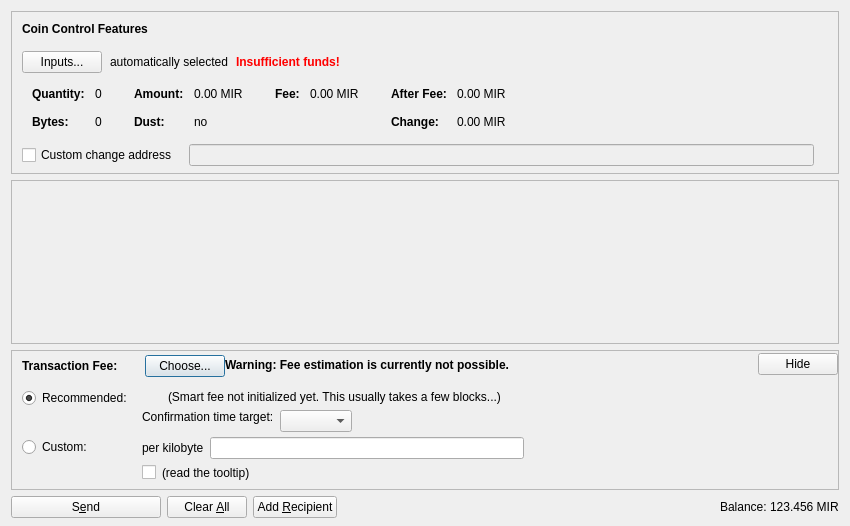
<?xml version="1.0" encoding="UTF-8"?>
<ui version="4.0">
 <class>SendCoinsDialog</class>
 <widget class="QDialog" name="SendCoinsDialog">
  <property name="geometry">
   <rect>
    <x>0</x>
    <y>0</y>
    <width>850</width>
    <height>526</height>
   </rect>
  </property>
  <property name="windowTitle">
   <string>Send Coins</string>
  </property>
  <layout class="QVBoxLayout" name="verticalLayout" stretch="0,1,0,0">
   <property name="bottomMargin">
    <number>8</number>
   </property>
   <item>
    <widget class="QFrame" name="frameCoinControl">
     <property name="sizePolicy">
      <sizepolicy hsizetype="Expanding" vsizetype="Expanding">
       <horstretch>0</horstretch>
       <verstretch>0</verstretch>
      </sizepolicy>
     </property>
     <property name="maximumSize">
      <size>
       <width>16777215</width>
       <height>16777215</height>
      </size>
     </property>
     <property name="frameShape">
      <enum>QFrame::StyledPanel</enum>
     </property>
     <property name="frameShadow">
      <enum>QFrame::Sunken</enum>
     </property>
     <layout class="QVBoxLayout" name="verticalLayoutCoinControl2">
      <property name="spacing">
       <number>0</number>
      </property>
      <property name="leftMargin">
       <number>0</number>
      </property>
      <property name="topMargin">
       <number>0</number>
      </property>
      <property name="rightMargin">
       <number>0</number>
      </property>
      <property name="bottomMargin">
       <number>6</number>
      </property>
      <item>
       <layout class="QVBoxLayout" name="verticalLayoutCoinControl" stretch="0,0,0,0,1">
        <property name="spacing">
         <number>0</number>
        </property>
        <property name="leftMargin">
         <number>10</number>
        </property>
        <property name="topMargin">
         <number>10</number>
        </property>
        <item>
         <layout class="QHBoxLayout" name="horizontalLayoutCoinControl1">
          <property name="bottomMargin">
           <number>15</number>
          </property>
          <item>
           <widget class="QLabel" name="labelCoinControlFeatures">
            <property name="sizePolicy">
             <sizepolicy hsizetype="Preferred" vsizetype="Maximum">
              <horstretch>0</horstretch>
              <verstretch>0</verstretch>
             </sizepolicy>
            </property>
            <property name="font">
             <font>
              <weight>75</weight>
              <bold>true</bold>
             </font>
            </property>
            <property name="styleSheet">
             <string notr="true">font-weight:bold;</string>
            </property>
            <property name="text">
             <string>Coin Control Features</string>
            </property>
           </widget>
          </item>
         </layout>
        </item>
        <item>
         <layout class="QHBoxLayout" name="horizontalLayoutCoinControl2" stretch="0,0,0,0">
          <property name="spacing">
           <number>8</number>
          </property>
          <property name="bottomMargin">
           <number>10</number>
          </property>
          <item>
           <widget class="QPushButton" name="pushButtonCoinControl">
            <property name="styleSheet">
             <string notr="true"/>
            </property>
            <property name="text">
             <string>Inputs...</string>
            </property>
            <property name="autoDefault">
             <bool>false</bool>
            </property>
           </widget>
          </item>
          <item>
           <widget class="QLabel" name="labelCoinControlAutomaticallySelected">
            <property name="text">
             <string>automatically selected</string>
            </property>
            <property name="margin">
             <number>5</number>
            </property>
           </widget>
          </item>
          <item>
           <widget class="QLabel" name="labelCoinControlInsuffFunds">
            <property name="font">
             <font>
              <weight>75</weight>
              <bold>true</bold>
             </font>
            </property>
            <property name="styleSheet">
             <string notr="true">color:red;font-weight:bold;</string>
            </property>
            <property name="text">
             <string>Insufficient funds!</string>
            </property>
            <property name="margin">
             <number>5</number>
            </property>
           </widget>
          </item>
          <item>
           <spacer name="horizontalSpacerCoinControl">
            <property name="orientation">
             <enum>Qt::Horizontal</enum>
            </property>
            <property name="sizeHint" stdset="0">
             <size>
              <width>40</width>
              <height>1</height>
             </size>
            </property>
           </spacer>
          </item>
         </layout>
        </item>
        <item>
         <widget class="QWidget" name="widgetCoinControl" native="true">
          <property name="sizePolicy">
           <sizepolicy hsizetype="Preferred" vsizetype="Preferred">
            <horstretch>0</horstretch>
            <verstretch>0</verstretch>
           </sizepolicy>
          </property>
          <property name="minimumSize">
           <size>
            <width>0</width>
            <height>0</height>
           </size>
          </property>
          <property name="styleSheet">
           <string notr="true"/>
          </property>
          <layout class="QHBoxLayout" name="horizontalLayoutCoinControl5">
           <property name="leftMargin">
            <number>0</number>
           </property>
           <property name="topMargin">
            <number>0</number>
           </property>
           <property name="rightMargin">
            <number>0</number>
           </property>
           <property name="bottomMargin">
            <number>0</number>
           </property>
           <item>
            <layout class="QHBoxLayout" name="horizontalLayoutCoinControl3" stretch="0,0,0,1">
             <property name="spacing">
              <number>20</number>
             </property>
             <property name="topMargin">
              <number>0</number>
             </property>
             <property name="bottomMargin">
              <number>10</number>
             </property>
             <item>
              <layout class="QFormLayout" name="formLayoutCoinControl1">
               <property name="horizontalSpacing">
                <number>10</number>
               </property>
               <property name="verticalSpacing">
                <number>14</number>
               </property>
               <property name="leftMargin">
                <number>10</number>
               </property>
               <property name="topMargin">
                <number>4</number>
               </property>
               <property name="rightMargin">
                <number>6</number>
               </property>
               <item row="0" column="0">
                <widget class="QLabel" name="labelCoinControlQuantityText">
                 <property name="font">
                  <font>
                   <weight>75</weight>
                   <bold>true</bold>
                  </font>
                 </property>
                 <property name="text">
                  <string>Quantity:</string>
                 </property>
                 <property name="margin">
                  <number>0</number>
                 </property>
                </widget>
               </item>
               <item row="0" column="1">
                <widget class="QLabel" name="labelCoinControlQuantity">
                 <property name="cursor">
                  <cursorShape>IBeamCursor</cursorShape>
                 </property>
                 <property name="contextMenuPolicy">
                  <enum>Qt::ActionsContextMenu</enum>
                 </property>
                 <property name="text">
                  <string notr="true">0</string>
                 </property>
                 <property name="margin">
                  <number>0</number>
                 </property>
                 <property name="textInteractionFlags">
                  <set>Qt::LinksAccessibleByMouse|Qt::TextSelectableByKeyboard|Qt::TextSelectableByMouse</set>
                 </property>
                </widget>
               </item>
               <item row="1" column="0">
                <widget class="QLabel" name="labelCoinControlBytesText">
                 <property name="font">
                  <font>
                   <weight>75</weight>
                   <bold>true</bold>
                  </font>
                 </property>
                 <property name="text">
                  <string>Bytes:</string>
                 </property>
                </widget>
               </item>
               <item row="1" column="1">
                <widget class="QLabel" name="labelCoinControlBytes">
                 <property name="cursor">
                  <cursorShape>IBeamCursor</cursorShape>
                 </property>
                 <property name="contextMenuPolicy">
                  <enum>Qt::ActionsContextMenu</enum>
                 </property>
                 <property name="text">
                  <string notr="true">0</string>
                 </property>
                 <property name="textInteractionFlags">
                  <set>Qt::LinksAccessibleByMouse|Qt::TextSelectableByKeyboard|Qt::TextSelectableByMouse</set>
                 </property>
                </widget>
               </item>
              </layout>
             </item>
             <item>
              <layout class="QFormLayout" name="formLayoutCoinControl2">
               <property name="horizontalSpacing">
                <number>10</number>
               </property>
               <property name="verticalSpacing">
                <number>14</number>
               </property>
               <property name="leftMargin">
                <number>6</number>
               </property>
               <property name="topMargin">
                <number>4</number>
               </property>
               <property name="rightMargin">
                <number>6</number>
               </property>
               <item row="0" column="0">
                <widget class="QLabel" name="labelCoinControlAmountText">
                 <property name="font">
                  <font>
                   <weight>75</weight>
                   <bold>true</bold>
                  </font>
                 </property>
                 <property name="text">
                  <string>Amount:</string>
                 </property>
                 <property name="margin">
                  <number>0</number>
                 </property>
                </widget>
               </item>
               <item row="0" column="1">
                <widget class="QLabel" name="labelCoinControlAmount">
                 <property name="cursor">
                  <cursorShape>IBeamCursor</cursorShape>
                 </property>
                 <property name="contextMenuPolicy">
                  <enum>Qt::ActionsContextMenu</enum>
                 </property>
                 <property name="text">
                  <string notr="true">0.00 MIR</string>
                 </property>
                 <property name="textInteractionFlags">
                  <set>Qt::LinksAccessibleByMouse|Qt::TextSelectableByKeyboard|Qt::TextSelectableByMouse</set>
                 </property>
                </widget>
               </item>
               <item row="1" column="0">
                <widget class="QLabel" name="labelCoinControlLowOutputText">
                 <property name="font">
                  <font>
                   <weight>75</weight>
                   <bold>true</bold>
                  </font>
                 </property>
                 <property name="text">
                  <string>Dust:</string>
                 </property>
                </widget>
               </item>
               <item row="1" column="1">
                <widget class="QLabel" name="labelCoinControlLowOutput">
                 <property name="cursor">
                  <cursorShape>IBeamCursor</cursorShape>
                 </property>
                 <property name="contextMenuPolicy">
                  <enum>Qt::ActionsContextMenu</enum>
                 </property>
                 <property name="text">
                  <string notr="true">no</string>
                 </property>
                 <property name="textInteractionFlags">
                  <set>Qt::LinksAccessibleByMouse|Qt::TextSelectableByKeyboard|Qt::TextSelectableByMouse</set>
                 </property>
                </widget>
               </item>
              </layout>
             </item>
             <item>
              <layout class="QFormLayout" name="formLayoutCoinControl3">
               <property name="horizontalSpacing">
                <number>10</number>
               </property>
               <property name="verticalSpacing">
                <number>14</number>
               </property>
               <property name="leftMargin">
                <number>6</number>
               </property>
               <property name="topMargin">
                <number>4</number>
               </property>
               <property name="rightMargin">
                <number>6</number>
               </property>
               <item row="0" column="0">
                <widget class="QLabel" name="labelCoinControlFeeText">
                 <property name="font">
                  <font>
                   <weight>75</weight>
                   <bold>true</bold>
                  </font>
                 </property>
                 <property name="text">
                  <string>Fee:</string>
                 </property>
                 <property name="margin">
                  <number>0</number>
                 </property>
                </widget>
               </item>
               <item row="0" column="1">
                <widget class="QLabel" name="labelCoinControlFee">
                 <property name="cursor">
                  <cursorShape>IBeamCursor</cursorShape>
                 </property>
                 <property name="contextMenuPolicy">
                  <enum>Qt::ActionsContextMenu</enum>
                 </property>
                 <property name="text">
                  <string notr="true">0.00 MIR</string>
                 </property>
                 <property name="textInteractionFlags">
                  <set>Qt::LinksAccessibleByMouse|Qt::TextSelectableByKeyboard|Qt::TextSelectableByMouse</set>
                 </property>
                </widget>
               </item>
              </layout>
             </item>
             <item>
              <layout class="QFormLayout" name="formLayoutCoinControl4">
               <property name="horizontalSpacing">
                <number>10</number>
               </property>
               <property name="verticalSpacing">
                <number>14</number>
               </property>
               <property name="leftMargin">
                <number>6</number>
               </property>
               <property name="topMargin">
                <number>4</number>
               </property>
               <property name="rightMargin">
                <number>6</number>
               </property>
               <item row="0" column="0">
                <widget class="QLabel" name="labelCoinControlAfterFeeText">
                 <property name="font">
                  <font>
                   <weight>75</weight>
                   <bold>true</bold>
                  </font>
                 </property>
                 <property name="text">
                  <string>After Fee:</string>
                 </property>
                 <property name="margin">
                  <number>0</number>
                 </property>
                </widget>
               </item>
               <item row="0" column="1">
                <widget class="QLabel" name="labelCoinControlAfterFee">
                 <property name="cursor">
                  <cursorShape>IBeamCursor</cursorShape>
                 </property>
                 <property name="contextMenuPolicy">
                  <enum>Qt::ActionsContextMenu</enum>
                 </property>
                 <property name="text">
                  <string notr="true">0.00 MIR</string>
                 </property>
                 <property name="textInteractionFlags">
                  <set>Qt::LinksAccessibleByMouse|Qt::TextSelectableByKeyboard|Qt::TextSelectableByMouse</set>
                 </property>
                </widget>
               </item>
               <item row="1" column="0">
                <widget class="QLabel" name="labelCoinControlChangeText">
                 <property name="font">
                  <font>
                   <weight>75</weight>
                   <bold>true</bold>
                  </font>
                 </property>
                 <property name="text">
                  <string>Change:</string>
                 </property>
                </widget>
               </item>
               <item row="1" column="1">
                <widget class="QLabel" name="labelCoinControlChange">
                 <property name="cursor">
                  <cursorShape>IBeamCursor</cursorShape>
                 </property>
                 <property name="contextMenuPolicy">
                  <enum>Qt::ActionsContextMenu</enum>
                 </property>
                 <property name="text">
                  <string notr="true">0.00 MIR</string>
                 </property>
                 <property name="textInteractionFlags">
                  <set>Qt::LinksAccessibleByMouse|Qt::TextSelectableByKeyboard|Qt::TextSelectableByMouse</set>
                 </property>
                </widget>
               </item>
              </layout>
             </item>
            </layout>
           </item>
          </layout>
         </widget>
        </item>
        <item>
         <layout class="QHBoxLayout" name="horizontalLayoutCoinControl4" stretch="0,0,0">
          <property name="spacing">
           <number>12</number>
          </property>
          <property name="sizeConstraint">
           <enum>QLayout::SetDefaultConstraint</enum>
          </property>
          <property name="topMargin">
           <number>5</number>
          </property>
          <property name="rightMargin">
           <number>5</number>
          </property>
          <item>
           <widget class="QCheckBox" name="checkBoxCoinControlChange">
            <property name="toolTip">
             <string>If this is activated, but the change address is empty or invalid, change will be sent to a newly generated address.</string>
            </property>
            <property name="text">
             <string>Custom change address</string>
            </property>
           </widget>
          </item>
          <item>
           <widget class="QValidatedLineEdit" name="lineEditCoinControlChange">
            <property name="enabled">
             <bool>false</bool>
            </property>
            <property name="sizePolicy">
             <sizepolicy hsizetype="Expanding" vsizetype="Fixed">
              <horstretch>0</horstretch>
              <verstretch>0</verstretch>
             </sizepolicy>
            </property>
           </widget>
          </item>
          <item>
           <widget class="QLabel" name="labelCoinControlChangeLabel">
            <property name="sizePolicy">
             <sizepolicy hsizetype="Preferred" vsizetype="Expanding">
              <horstretch>0</horstretch>
              <verstretch>0</verstretch>
             </sizepolicy>
            </property>
            <property name="minimumSize">
             <size>
              <width>0</width>
              <height>0</height>
             </size>
            </property>
            <property name="text">
             <string/>
            </property>
            <property name="margin">
             <number>3</number>
            </property>
           </widget>
          </item>
         </layout>
        </item>
        <item>
         <spacer name="verticalSpacerCoinControl">
          <property name="orientation">
           <enum>Qt::Vertical</enum>
          </property>
          <property name="sizeHint" stdset="0">
           <size>
            <width>800</width>
            <height>1</height>
           </size>
          </property>
         </spacer>
        </item>
       </layout>
      </item>
     </layout>
    </widget>
   </item>
   <item>
    <widget class="QScrollArea" name="scrollArea">
     <property name="widgetResizable">
      <bool>true</bool>
     </property>
     <widget class="QWidget" name="scrollAreaWidgetContents">
      <property name="geometry">
       <rect>
        <x>0</x>
        <y>0</y>
        <width>830</width>
        <height>104</height>
       </rect>
      </property>
      <layout class="QVBoxLayout" name="verticalLayout_2" stretch="0,1">
       <property name="leftMargin">
        <number>0</number>
       </property>
       <property name="topMargin">
        <number>0</number>
       </property>
       <property name="rightMargin">
        <number>0</number>
       </property>
       <property name="bottomMargin">
        <number>0</number>
       </property>
       <item>
        <layout class="QVBoxLayout" name="entries">
         <property name="spacing">
          <number>6</number>
         </property>
        </layout>
       </item>
       <item>
        <spacer name="verticalSpacer">
         <property name="orientation">
          <enum>Qt::Vertical</enum>
         </property>
         <property name="sizeHint" stdset="0">
          <size>
           <width>20</width>
           <height>40</height>
          </size>
         </property>
        </spacer>
       </item>
      </layout>
     </widget>
    </widget>
   </item>
   <item>
    <widget class="QFrame" name="frameFee">
     <property name="sizePolicy">
      <sizepolicy hsizetype="Expanding" vsizetype="Expanding">
       <horstretch>0</horstretch>
       <verstretch>0</verstretch>
      </sizepolicy>
     </property>
     <property name="maximumSize">
      <size>
       <width>16777215</width>
       <height>16777215</height>
      </size>
     </property>
     <property name="frameShape">
      <enum>QFrame::StyledPanel</enum>
     </property>
     <property name="frameShadow">
      <enum>QFrame::Sunken</enum>
     </property>
     <layout class="QVBoxLayout" name="verticalLayoutFee1">
      <property name="spacing">
       <number>0</number>
      </property>
      <property name="leftMargin">
       <number>0</number>
      </property>
      <property name="topMargin">
       <number>0</number>
      </property>
      <property name="rightMargin">
       <number>0</number>
      </property>
      <property name="bottomMargin">
       <number>0</number>
      </property>
      <item>
       <layout class="QVBoxLayout" name="verticalLayoutFee2" stretch="0,0,0">
        <property name="spacing">
         <number>0</number>
        </property>
        <property name="leftMargin">
         <number>10</number>
        </property>
        <property name="topMargin">
         <number>0</number>
        </property>
        <item>
         <layout class="QHBoxLayout" name="horizontalLayoutFee1">
          <property name="bottomMargin">
           <number>0</number>
          </property>
          <item>
           <layout class="QVBoxLayout" name="verticalLayoutFee7">
            <property name="spacing">
             <number>0</number>
            </property>
            <item>
             <spacer name="verticalSpacerSmartFee">
              <property name="orientation">
               <enum>Qt::Vertical</enum>
              </property>
              <property name="sizeType">
               <enum>QSizePolicy::Fixed</enum>
              </property>
              <property name="sizeHint" stdset="0">
               <size>
                <width>1</width>
                <height>4</height>
               </size>
              </property>
             </spacer>
            </item>
            <item>
             <layout class="QHBoxLayout" name="horizontalLayoutSmartFee">
              <property name="spacing">
               <number>10</number>
              </property>
              <item>
               <widget class="QLabel" name="labelFeeHeadline">
                <property name="sizePolicy">
                 <sizepolicy hsizetype="Preferred" vsizetype="Maximum">
                  <horstretch>0</horstretch>
                  <verstretch>0</verstretch>
                 </sizepolicy>
                </property>
                <property name="font">
                 <font>
                  <weight>75</weight>
                  <bold>true</bold>
                 </font>
                </property>
                <property name="styleSheet">
                 <string notr="true">font-weight:bold;</string>
                </property>
                <property name="text">
                 <string>Transaction Fee:</string>
                </property>
               </widget>
              </item>
              <item>
               <widget class="QLabel" name="labelFeeMinimized">
                <property name="text">
                 <string/>
                </property>
               </widget>
              </item>
              <item>
               <widget class="QPushButton" name="buttonChooseFee">
                <property name="text">
                 <string>Choose...</string>
                </property>
               </widget>
              </item>
             </layout>
            </item>
            <item>
             <spacer name="verticalSpacer_5">
              <property name="orientation">
               <enum>Qt::Vertical</enum>
              </property>
              <property name="sizeHint" stdset="0">
               <size>
                <width>1</width>
                <height>1</height>
               </size>
              </property>
             </spacer>
            </item>
           </layout>
          </item>
          <item>
           <widget class="QLabel" name="fallbackFeeWarningLabel">
            <property name="toolTip">
             <string>Using the fallbackfee can result in sending a transaction that will take several hours or days (or never) to confirm. Consider choosing your fee manually or wait until you have validated the complete chain.</string>
            </property>
            <property name="font">
            <font>
                <weight>75</weight>
                <bold>true</bold>
            </font>
            </property>
            <property name="text">
             <string>Warning: Fee estimation is currently not possible.</string>
            </property>
            <property name="wordWrap">
             <bool>false</bool>
            </property>
           </widget>
          </item>
          <item>
           <spacer name="horizontalSpacer_4">
            <property name="orientation">
             <enum>Qt::Horizontal</enum>
            </property>
            <property name="sizeType">
             <enum>QSizePolicy::MinimumExpanding</enum>
            </property>
            <property name="sizeHint" stdset="0">
             <size>
              <width>40</width>
              <height>20</height>
             </size>
            </property>
           </spacer>
          </item>
          <item>
           <widget class="QPushButton" name="buttonMinimizeFee">
            <property name="toolTip">
             <string>collapse fee-settings</string>
            </property>
            <property name="text">
             <string>Hide</string>
            </property>
           </widget>
          </item>
         </layout>
        </item>
        <item>
         <widget class="QFrame" name="frameFeeSelection">
          <layout class="QVBoxLayout" name="verticalLayoutFee12">
           <property name="spacing">
            <number>0</number>
           </property>
           <property name="leftMargin">
            <number>0</number>
           </property>
           <property name="topMargin">
            <number>0</number>
           </property>
           <property name="rightMargin">
            <number>0</number>
           </property>
           <property name="bottomMargin">
            <number>0</number>
           </property>
           <item>
            <layout class="QGridLayout" name="gridLayoutFee">
             <property name="topMargin">
              <number>10</number>
             </property>
             <property name="bottomMargin">
              <number>4</number>
             </property>
             <property name="horizontalSpacing">
              <number>10</number>
             </property>
             <property name="verticalSpacing">
              <number>4</number>
             </property>
             <item row="1" column="1">
              <layout class="QVBoxLayout" name="verticalLayoutFee8">
               <property name="spacing">
                <number>6</number>
               </property>
               <item>
                <layout class="QHBoxLayout" name="horizontalLayoutFee13">
                 <item>
                  <widget class="QLabel" name="labelCustomPerKilobyte">
                   <property name="toolTip">
                    <string>If the custom fee is set to 1000 satoshis and the transaction is only 250 bytes, then &quot;per kilobyte&quot; only pays 250 satoshis in fee, while &quot;total at least&quot; pays 1000 satoshis. For transactions bigger than a kilobyte both pay by kilobyte.</string>
                   </property>
                   <property name="text">
                    <string>per kilobyte</string>
                   </property>
                  </widget>
                 </item>
                 <item>
                  <widget class="BitcoinAmountField" name="customFee"/>
                 </item>
                 <item>
                  <spacer name="horizontalSpacer_6">
                   <property name="orientation">
                    <enum>Qt::Horizontal</enum>
                   </property>
                   <property name="sizeHint" stdset="0">
                    <size>
                     <width>1</width>
                     <height>1</height>
                    </size>
                   </property>
                  </spacer>
                 </item>
                </layout>
               </item>
               <item>
                <layout class="QHBoxLayout" name="horizontalLayoutFee8">
                 <item>
                  <widget class="QCheckBox" name="checkBoxMinimumFee">
                   <property name="toolTip">
                    <string>Paying only the minimum fee is just fine as long as there is less transaction volume than space in the blocks. But be aware that this can end up in a never confirming transaction once there is more demand for mircoin transactions than the network can process.</string>
                   </property>
                   <property name="text">
                    <string/>
                   </property>
                  </widget>
                 </item>
                 <item>
                  <widget class="QLabel" name="labelMinFeeWarning">
                   <property name="enabled">
                    <bool>true</bool>
                   </property>
                   <property name="toolTip">
                    <string>Paying only the minimum fee is just fine as long as there is less transaction volume than space in the blocks. But be aware that this can end up in a never confirming transaction once there is more demand for mircoin transactions than the network can process.</string>
                   </property>
                   <property name="text">
                    <string>(read the tooltip)</string>
                   </property>
                   <property name="margin">
                    <number>5</number>
                   </property>
                  </widget>
                 </item>
                 <item>
                  <spacer name="horizontalSpacer_2">
                   <property name="orientation">
                    <enum>Qt::Horizontal</enum>
                   </property>
                   <property name="sizeHint" stdset="0">
                    <size>
                     <width>1</width>
                     <height>1</height>
                    </size>
                   </property>
                  </spacer>
                 </item>
                </layout>
               </item>
              </layout>
             </item>
             <item row="0" column="0">
              <layout class="QVBoxLayout" name="verticalLayoutFee4" stretch="0,1">
               <item>
                <widget class="QRadioButton" name="radioSmartFee">
                 <property name="text">
                  <string>Recommended:</string>
                 </property>
                 <property name="checked">
                  <bool>true</bool>
                 </property>
                 <attribute name="buttonGroup">
                  <string notr="true">groupFee</string>
                 </attribute>
                </widget>
               </item>
               <item>
                <spacer name="verticalSpacer_2">
                 <property name="orientation">
                  <enum>Qt::Vertical</enum>
                 </property>
                 <property name="sizeHint" stdset="0">
                  <size>
                   <width>1</width>
                   <height>1</height>
                  </size>
                 </property>
                </spacer>
               </item>
              </layout>
             </item>
             <item row="1" column="0">
              <layout class="QVBoxLayout" name="verticalLayoutFee9" stretch="0,1">
               <item>
                <widget class="QRadioButton" name="radioCustomFee">
                 <property name="text">
                  <string>Custom:</string>
                 </property>
                 <attribute name="buttonGroup">
                  <string notr="true">groupFee</string>
                 </attribute>
                </widget>
               </item>
               <item>
                <spacer name="verticalSpacer_6">
                 <property name="orientation">
                  <enum>Qt::Vertical</enum>
                 </property>
                 <property name="sizeHint" stdset="0">
                  <size>
                   <width>1</width>
                   <height>1</height>
                  </size>
                 </property>
                </spacer>
               </item>
              </layout>
             </item>
             <item row="0" column="1">
              <layout class="QVBoxLayout" name="verticalLayoutFee3" stretch="0,0,1">
               <property name="spacing">
                <number>6</number>
               </property>
               <property name="topMargin">
                <number>2</number>
               </property>
               <item>
                <layout class="QHBoxLayout" name="horizontalLayoutFee12">
                 <item>
                  <widget class="QLabel" name="labelSmartFee">
                   <property name="text">
                    <string/>
                   </property>
                   <property name="margin">
                    <number>2</number>
                   </property>
                  </widget>
                 </item>
                 <item>
                  <widget class="QLabel" name="labelFeeEstimation">
                   <property name="text">
                    <string/>
                   </property>
                  </widget>
                 </item>
                 <item>
                  <widget class="QLabel" name="labelSmartFee2">
                   <property name="text">
                    <string>(Smart fee not initialized yet. This usually takes a few blocks...)</string>
                   </property>
                   <property name="margin">
                    <number>2</number>
                   </property>
                  </widget>
                 </item>
                 <item>
                  <spacer name="horizontalSpacer_5">
                   <property name="orientation">
                    <enum>Qt::Horizontal</enum>
                   </property>
                   <property name="sizeHint" stdset="0">
                    <size>
                     <width>1</width>
                     <height>1</height>
                    </size>
                   </property>
                  </spacer>
                 </item>
                </layout>
               </item>
               <item>
                <layout class="QHBoxLayout" name="horizontalLayoutFee9">
                 <item>
                  <layout class="QVBoxLayout" name="verticalLayoutFee6">
                   <item>
                    <widget class="QLabel" name="labelSmartFee3">
                     <property name="text">
                      <string>Confirmation time target:</string>
                     </property>
                     <property name="margin">
                      <number>2</number>
                     </property>
                    </widget>
                   </item>
                   <item>
                    <spacer name="verticalSpacer_3">
                     <property name="orientation">
                      <enum>Qt::Vertical</enum>
                     </property>
                     <property name="sizeHint" stdset="0">
                      <size>
                       <width>1</width>
                       <height>1</height>
                      </size>
                     </property>
                    </spacer>
                   </item>
                  </layout>
                 </item>
                 <item>
                  <layout class="QVBoxLayout" name="verticalLayoutFee5">
                   <property name="rightMargin">
                    <number>30</number>
                   </property>
                   <item>
                    <layout class="QHBoxLayout" name="horizontalLayoutConfTarget">
                     <property name="bottomMargin">
                      <number>0</number>
                     </property>
                     <item>
                      <widget class="QComboBox" name="confTargetSelector"/>
                     </item>
                     <item>
                      <spacer name="horizontalSpacerConfTarget">
                       <property name="orientation">
                        <enum>Qt::Horizontal</enum>
                       </property>
                       <property name="sizeHint" stdset="0">
                        <size>
                         <width>40</width>
                         <height>20</height>
                        </size>
                       </property>
                      </spacer>
                     </item>
                    </layout>
                   </item>
                  </layout>
                 </item>
                </layout>
               </item>
               <item>
                <spacer name="verticalSpacer_4">
                 <property name="orientation">
                  <enum>Qt::Vertical</enum>
                 </property>
                 <property name="sizeHint" stdset="0">
                  <size>
                   <width>1</width>
                   <height>1</height>
                  </size>
                 </property>
                </spacer>
               </item>
              </layout>
             </item>
            </layout>
           </item>
          </layout>
         </widget>
        </item>
        <item>
         <spacer name="verticalSpacerFee">
          <property name="orientation">
           <enum>Qt::Vertical</enum>
          </property>
          <property name="sizeHint" stdset="0">
           <size>
            <width>40</width>
            <height>5</height>
           </size>
          </property>
         </spacer>
        </item>
       </layout>
      </item>
     </layout>
    </widget>
   </item>
   <item>
    <layout class="QHBoxLayout" name="horizontalLayout">
     <item>
      <widget class="QPushButton" name="sendButton">
       <property name="minimumSize">
        <size>
         <width>150</width>
         <height>0</height>
        </size>
       </property>
       <property name="toolTip">
        <string>Confirm the send action</string>
       </property>
       <property name="text">
        <string>S&amp;end</string>
       </property>
       <property name="icon">
        <iconset resource="../bitcoin.qrc">
         <normaloff>:/icons/send</normaloff>:/icons/send</iconset>
       </property>
       <property name="autoDefault">
        <bool>false</bool>
       </property>
       <property name="default">
        <bool>false</bool>
       </property>
      </widget>
     </item>
     <item>
      <widget class="QPushButton" name="clearButton">
       <property name="sizePolicy">
        <sizepolicy hsizetype="Minimum" vsizetype="Fixed">
         <horstretch>0</horstretch>
         <verstretch>0</verstretch>
        </sizepolicy>
       </property>
       <property name="toolTip">
        <string>Clear all fields of the form.</string>
       </property>
       <property name="text">
        <string>Clear &amp;All</string>
       </property>
       <property name="icon">
        <iconset resource="../bitcoin.qrc">
         <normaloff>:/icons/remove</normaloff>:/icons/remove</iconset>
       </property>
       <property name="autoDefault">
        <bool>false</bool>
       </property>
      </widget>
     </item>
     <item>
      <widget class="QPushButton" name="addButton">
       <property name="toolTip">
        <string>Send to multiple recipients at once</string>
       </property>
       <property name="text">
        <string>Add &amp;Recipient</string>
       </property>
       <property name="icon">
        <iconset resource="../bitcoin.qrc">
         <normaloff>:/icons/add</normaloff>:/icons/add</iconset>
       </property>
       <property name="autoDefault">
        <bool>false</bool>
       </property>
      </widget>
     </item>
     <item>
      <spacer name="horizontalSpacer">
       <property name="orientation">
        <enum>Qt::Horizontal</enum>
       </property>
       <property name="sizeHint" stdset="0">
        <size>
         <width>40</width>
         <height>20</height>
        </size>
       </property>
      </spacer>
     </item>
     <item>
      <layout class="QHBoxLayout" name="horizontalLayout_2">
       <property name="spacing">
        <number>3</number>
       </property>
       <item>
        <widget class="QLabel" name="label">
         <property name="sizePolicy">
          <sizepolicy hsizetype="Preferred" vsizetype="Fixed">
           <horstretch>0</horstretch>
           <verstretch>0</verstretch>
          </sizepolicy>
         </property>
         <property name="text">
          <string>Balance:</string>
         </property>
        </widget>
       </item>
       <item>
        <widget class="QLabel" name="labelBalance">
         <property name="sizePolicy">
          <sizepolicy hsizetype="Preferred" vsizetype="Fixed">
           <horstretch>0</horstretch>
           <verstretch>0</verstretch>
          </sizepolicy>
         </property>
         <property name="cursor">
          <cursorShape>IBeamCursor</cursorShape>
         </property>
         <property name="text">
          <string notr="true">123.456 MIR</string>
         </property>
         <property name="textInteractionFlags">
          <set>Qt::LinksAccessibleByMouse|Qt::TextSelectableByKeyboard|Qt::TextSelectableByMouse</set>
         </property>
        </widget>
       </item>
      </layout>
     </item>
    </layout>
   </item>
  </layout>
 </widget>
 <customwidgets>
  <customwidget>
   <class>QValidatedLineEdit</class>
   <extends>QLineEdit</extends>
   <header>qvalidatedlineedit.h</header>
  </customwidget>
  <customwidget>
   <class>BitcoinAmountField</class>
   <extends>QLineEdit</extends>
   <header>bitcoinamountfield.h</header>
   <container>1</container>
  </customwidget>
 </customwidgets>
 <resources>
  <include location="../bitcoin.qrc"/>
 </resources>
 <connections/>
 <buttongroups>
  <buttongroup name="groupFee"/>
 </buttongroups>
</ui>
